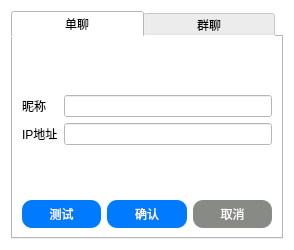
<?xml version="1.0" encoding="UTF-8"?>
<ui version="4.0">
 <class>Add</class>
 <widget class="QDialog" name="Add">
  <property name="geometry">
   <rect>
    <x>0</x>
    <y>0</y>
    <width>294</width>
    <height>250</height>
   </rect>
  </property>
  <property name="windowTitle">
   <string>Dialog</string>
  </property>
  <property name="styleSheet">
   <string notr="true">background-color: rgb(255, 255, 255);</string>
  </property>
  <layout class="QHBoxLayout" name="horizontalLayout_4">
   <item>
    <widget class="QTabWidget" name="tabWidget">
     <property name="styleSheet">
      <string notr="true">QTabBar::tab { min-width: 132px; max-width: 264px; }
QTabWidget::tab-bar { 
	alignment: center; 
} 
</string>
     </property>
     <property name="currentIndex">
      <number>0</number>
     </property>
     <widget class="QWidget" name="person">
      <attribute name="title">
       <string>单聊</string>
      </attribute>
      <layout class="QVBoxLayout" name="verticalLayout_2">
       <item>
        <layout class="QFormLayout" name="formLayout">
         <item row="2" column="0">
          <widget class="QLabel" name="label_3">
           <property name="text">
            <string>昵称</string>
           </property>
          </widget>
         </item>
         <item row="2" column="1">
          <widget class="QLineEdit" name="nickname"/>
         </item>
         <item row="3" column="0">
          <widget class="QLabel" name="label">
           <property name="text">
            <string>IP地址</string>
           </property>
          </widget>
         </item>
         <item row="3" column="1">
          <widget class="QLineEdit" name="personIP"/>
         </item>
         <item row="4" column="1">
          <spacer name="verticalSpacer_2">
           <property name="orientation">
            <enum>Qt::Vertical</enum>
           </property>
           <property name="sizeHint" stdset="0">
            <size>
             <width>20</width>
             <height>40</height>
            </size>
           </property>
          </spacer>
         </item>
         <item row="1" column="1">
          <spacer name="verticalSpacer">
           <property name="orientation">
            <enum>Qt::Vertical</enum>
           </property>
           <property name="sizeHint" stdset="0">
            <size>
             <width>20</width>
             <height>40</height>
            </size>
           </property>
          </spacer>
         </item>
        </layout>
       </item>
       <item>
        <layout class="QHBoxLayout" name="horizontalLayout">
         <item>
          <widget class="QPushButton" name="personTest">
           <property name="styleSheet">
            <string notr="true">QPushButton {
               background-color:#007BFF;
               color: white;
               padding: 5px;
               border: none;
               border-radius: 10px;
 }


QPushButton:hover {
              background-color:  #9cd3fa;
}</string>
           </property>
           <property name="text">
            <string>测试</string>
           </property>
          </widget>
         </item>
         <item>
          <widget class="QPushButton" name="personConfirm">
           <property name="styleSheet">
            <string notr="true">QPushButton {
               background-color:#007BFF;
               color: white;
               padding: 5px;
               border: none;
               border-radius: 10px;
 }


QPushButton:hover {
              background-color:  #9cd3fa;
}</string>
           </property>
           <property name="text">
            <string>确认</string>
           </property>
          </widget>
         </item>
         <item>
          <widget class="QPushButton" name="personCancel">
           <property name="styleSheet">
            <string notr="true">QPushButton {
               background-color:rgb(136, 138, 133);
               color: white;
               padding: 5px;
               border: none;
               border-radius: 10px;
 }


QPushButton:hover {
              background-color:  rgb(211, 215, 207);
}</string>
           </property>
           <property name="text">
            <string>取消</string>
           </property>
          </widget>
         </item>
        </layout>
       </item>
      </layout>
     </widget>
     <widget class="QWidget" name="group">
      <attribute name="title">
       <string>群聊</string>
      </attribute>
      <layout class="QVBoxLayout" name="verticalLayout">
       <item>
        <layout class="QHBoxLayout" name="horizontalLayout_2">
         <item>
          <widget class="QLabel" name="label_4">
           <property name="text">
            <string>群聊名称</string>
           </property>
          </widget>
         </item>
         <item>
          <widget class="QLineEdit" name="groupName">
           <property name="text">
            <string/>
           </property>
          </widget>
         </item>
        </layout>
       </item>
       <item>
        <widget class="QLabel" name="label_2">
         <property name="text">
          <string>IP地址（用换行分隔）</string>
         </property>
        </widget>
       </item>
       <item>
        <widget class="QPlainTextEdit" name="groupIP"/>
       </item>
       <item>
        <layout class="QHBoxLayout" name="horizontalLayout_3">
         <item>
          <widget class="QPushButton" name="groupTest">
           <property name="styleSheet">
            <string notr="true">QPushButton {
               background-color:#007BFF;
               color: white;
               padding: 5px;
               border: none;
               border-radius: 10px;
 }
QPushButton:hover {
              background-color:  #9cd3fa;
}</string>
           </property>
           <property name="text">
            <string>测试</string>
           </property>
          </widget>
         </item>
         <item>
          <widget class="QPushButton" name="groupConfirm">
           <property name="styleSheet">
            <string notr="true">QPushButton {
               background-color:#007BFF;
               color: white;
               padding: 5px;
               border: none;
               border-radius: 10px;
 }
QPushButton:hover {
              background-color:  #9cd3fa;
}</string>
           </property>
           <property name="text">
            <string>确认</string>
           </property>
          </widget>
         </item>
         <item>
          <widget class="QPushButton" name="groupCancel">
           <property name="styleSheet">
            <string notr="true">QPushButton {
               background-color:rgb(136, 138, 133);
               color: white;
               padding: 5px;
               border: none;
               border-radius: 10px;
 }
QPushButton:hover {
              background-color:  rgb(211, 215, 207);
}</string>
           </property>
           <property name="text">
            <string>取消</string>
           </property>
          </widget>
         </item>
        </layout>
       </item>
      </layout>
     </widget>
    </widget>
   </item>
  </layout>
 </widget>
 <resources/>
 <connections/>
</ui>
